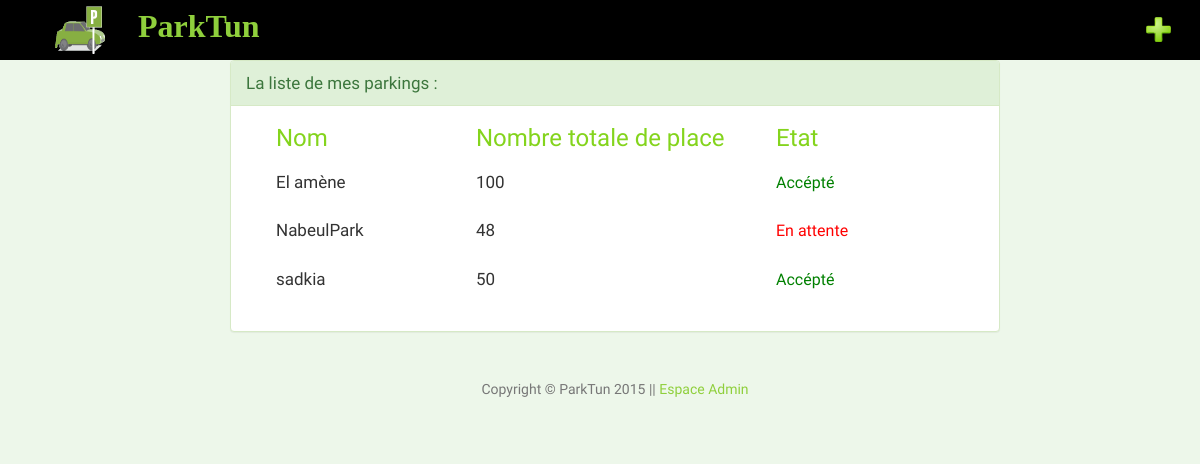
The page /car/my_parking_list/ (signed in) on the database its author committed.
### car/models.py (models this page shows, shortened)
class parking(models.Model):
	namepark    =models.CharField(max_length = 128)
	proprietaire=models.ForeignKey(owner)
	nbrplace    =models.IntegerField(default=0)
	place       =models.CharField(max_length=200)     # adresse
	position    =GeopositionField()
	telephone   = models.CharField(max_length = 15)
	genre = models.CharField(max_length=30, choices=genr, help_text=" crime :")
	accept      = models.BooleanField(default=False)
	nbplacevide  =models.IntegerField(default=0)

### car/views.py (the view)
@login_required
def list_park_owner(request):
	context   =  RequestContext(request)
	if request.user is not None:
		ownercon = owner.objects.get(username=request.user.username)
	list_park=parking.objects.filter(proprietaire=ownercon)
	return render_to_response('car/list_parking.html',{'list_park':list_park},context)

### template/car/list_parking.html (shortened to what this page needs)
{% extends 'car/base.html' %}
{% block body_block %}
<div class="span2"></div>
<div class="span8">
<div class="hero-unit">
	{% if list_park %}
<div class="panel panel-success">
  <div class="panel-heading">La liste de mes parkings :</div>
 <div class="panel-body">
<div class="span2">
<font size ="5" color="#84D41D"> Nom</font> </div>
<div class="span3">
<font size ="5" color="#84D41D">Nombre totale de place</font>
</div>
<div class="span2">
<font size ="5" color="#84D41D">Etat </font></div> </br> </br>
	{% for parking in list_park %}
<div class="span2">
{{ parking.namepark }} </div>
<div class="span3">
 {{ parking.nbrplace }} <br>
</div>
<div class="span2">
{% if parking.accept %}
<font size ="3" color="green"> Accépté </font><br>
{% else %}
<font size ="3" color="red"> En attente </font><br>
{% endif %}
</div> <br> <br>
	{% endfor %}
</div></div> </div>
	{% else %}
	<div class="span9">
	<h1>vous n'avez auccun parking ! </h1>
	<p > si vous voulez ajouter un parking<a href="/car/add_parking"> cliquer ici </p>
	</div>
	{% endif %}
</div></div>
<div class="span2"></div> </div> </div>
{% endblock %}

### static/css/stylish-portfolio.css (style rules this page uses)
html, body { width: 100%; height: 100%; }
body { font-family: "Source Sans Pro","Helvetica Neue",Helvetica,Arial,sans-serif; }

### static/css/agency.css (style rules this page uses)
body { overflow-x: hidden; font-family: "Roboto Slab","Helvetica Neue",Helvetica,Arial,sans-serif; }
body { webkit-tap-highlight-color: #fed136; }

### static/css/main.css (style rules this page uses)
body { font-family: 'Dosis', sans-serif; font-size: 17px; }

### rows shown on the page
parking: namepark "El amène", nbrplace "100", accept "Accépté"
parking: namepark "NabeulPark", nbrplace "48", accept "En attente"
parking: namepark "sadkia", nbrplace "50", accept "Accépté"
